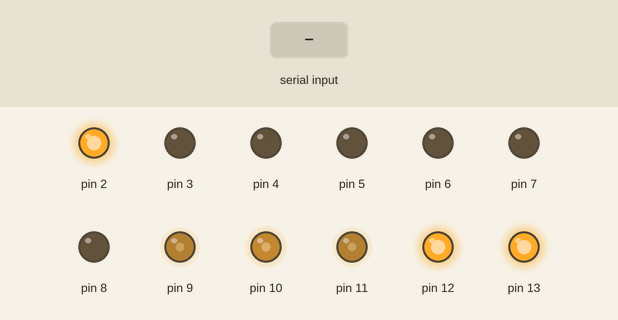
Bench run of a sketch on a simulated Arduino Uno, built with avr-gcc and run on an emulated ATmega328P. On the bench: output pins drawn as LEDs (lit = HIGH). The test bench sets the inputs (shaded band). Random numbers use the default seed unless the sketch sets one; pins used as bus, display or sensor lines are not drawn.

Above: at 1.2 s.
1.3 s: "p" received over Serial
At 2.9 s:
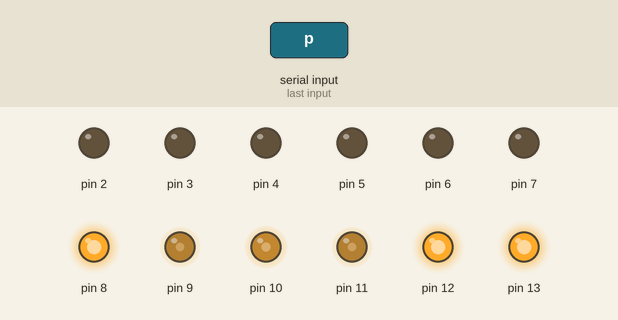
At 17.2 s:
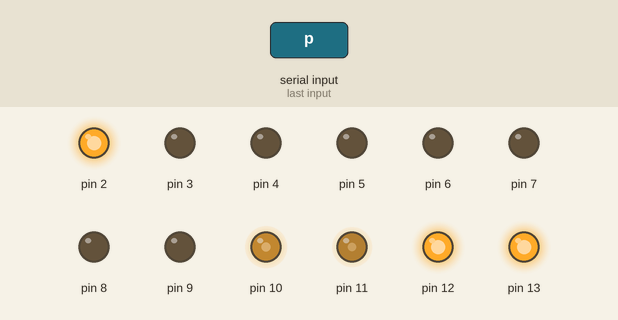
18.3 s: "w" received over Serial
At 21.5 s:
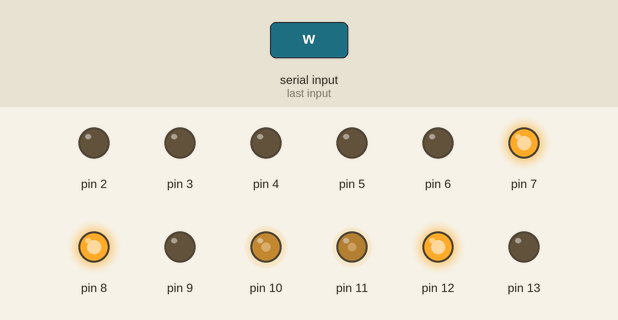
Timing chart, 0 to 38.8 s (numbered marks = the images above; inputs shaded):
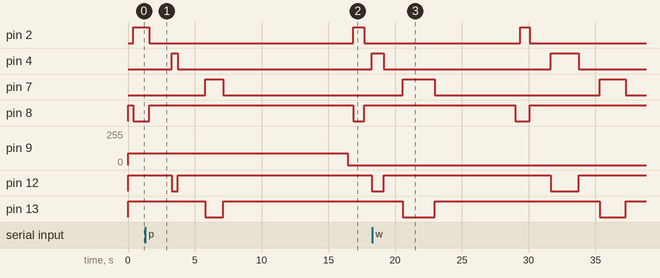

The sketch:

chaos_flowcontrol.ino
```cpp
#define CHANNEL_NUM 5

int commandValue = 0;   // for incoming serial data

String inputString;
boolean newCommand = false;

int channel = 0;
int value = 0;

int state = 2; //0 = auto 1 = pending 2 = controlled
long autoDelay = 400;
long lastContact = 0;

bool testing = false;

int channels [CHANNEL_NUM];

float waterPressure [CHANNEL_NUM];
boolean waterValveOpen [CHANNEL_NUM];
boolean airValveOpen [CHANNEL_NUM];
float airPressure [CHANNEL_NUM];

int waterValvePins [CHANNEL_NUM];
int airValvePins [CHANNEL_NUM];
int pumpPins [CHANNEL_NUM];
int airRegulatorPins [CHANNEL_NUM];

// syntax
// 2 W 1.0

void setup() {
    Serial.begin(9600);     // opens serial port, sets data rate to 9600 bps
    inputString.reserve(200);

    pinMode(8, OUTPUT);
    pinMode(12, OUTPUT);
    pinMode(13, OUTPUT);
    pinMode(2, OUTPUT);
    pinMode(4, OUTPUT);
    pinMode(7, OUTPUT);
    pinMode(3, OUTPUT);
    pinMode(5, OUTPUT);
    pinMode(6, OUTPUT);
    pinMode(9, OUTPUT);
    pinMode(10, OUTPUT);
    pinMode(11, OUTPUT);

    waterValvePins[0] = 8;
    waterValvePins[1] = 12;
    waterValvePins[2] = 13;

    airValvePins[0] = 2;
    airValvePins[1] = 4;
    airValvePins[2] = 7;

    pumpPins[0] = 3;
    pumpPins[1] = 5;
    pumpPins[2] = 6;

    airRegulatorPins[0] = 9;
    airRegulatorPins[1] = 10;
    airRegulatorPins[2] = 11;

    for(int i=0; i< CHANNEL_NUM; i++) {
      setAirPressure(i, 90);
      closeAir(i);
      openWater(i);

    }

    setAirPressure(1, 120);


}

void loop() {

       // //
       // // arduino 1
       // 0 is 2
       // 2 is 1
       // 3 - 0
       // 4 - 1 // 3 vand og 4 vand rør hindanden
       // 5 - 2
       // 6 - 0
       // 7 - 1

       // arduino 1
       // 0: virker ikke
       // 1: success
       // 2: success

       // arduino 2
       // 3: - pumpe trækker kun 0.2 ampere ved 12v
       // 4: success
       // 5: - pumpe kortsluttet

       // arduino 3
       // 6: success
       // 7: success

    int tc = 0;


    //setAirPressure(tc, 120);
    //openAir(tc);


 if (!testing) {

        // send data only when yoSu receive data:
       if (!Serial.available()) {
          // no data
          if (state == 2) {
            state = 1;
            lastContact = millis();
          }

          if (millis() - lastContact > autoDelay) {
          // we waited long enough for a command, start auto state
            state = 0;
          }

        } else {
          state = 2;
        }

        if (state==0) {

              for(int i=0; i< CHANNEL_NUM; i++) {

                 tc = i;

                 //setAirPressure(i, 100);
                 closeWater(tc);
                 openAir(tc);
                 delay(400 + random(2000));
                 closeAir(tc);
                 openWater(tc);
                 delay(400 + random(2000));


             }


        } else if (state == 2) {

         int c;
         //while(!Serial.available());
         c = Serial.read();

         if (c!='c' && c!='p' && c!='s' && c!='a' && c!='w') {
             value = c;
         } else {
            if (c=='c') {
                channel = value;
                //Serial.println("Set channel to " + String(value));
             } else if (c=='p') {
                setAirPressure(channel, value);
                //Serial.println("Set air pressure to " + String(value));
             } else if (c=='s') {
                setWaterPressure(channel, value);
                //Serial.println("Set water pressure to " + String(value));
             } else if (c=='a') {
                if (value==1) {
                  openAir(channel);
                  //Serial.println("Open air valve");
                } else if (value == 0) {
                  closeAir(channel);
                  //Serial.println("Close air valve");
                }
             } else if (c=='w') {
                if (value==1) {
                  openWater(channel);

                  //Serial.println("Open water valve");
                } else if (value == 0) {
                  closeWater(channel);
                  //Serial.println("Close water valve");
                }
             }

             value = 0;
        }
    }
  }
}
```

control.ino
```cpp
void setAirPressure(int channel, float value) {
  airPressure[channel] = value;
  analogWrite(airRegulatorPins[channel], value);
}

void setWaterPressure(int channel, float value) {
  waterPressure[channel] = value;
  analogWrite(pumpPins[channel], value);
}

void openWater(int channel) {
  waterValveOpen[channel] = true;
  digitalWrite(waterValvePins[channel], HIGH);
}

void closeWater(int channel) {
  waterValveOpen[channel] = false;
  digitalWrite(waterValvePins[channel], LOW);
}

void openAir(int channel) {
  airValveOpen[channel] = true;
  digitalWrite(airValvePins[channel], HIGH);
}

void closeAir(int channel) {
  airValveOpen[channel] = false;
  digitalWrite(airValvePins[channel], LOW);
}
```

Measured:
- after the input at 1.3 s, pin 9: 90/255 → 0/255 after 15.1 s
